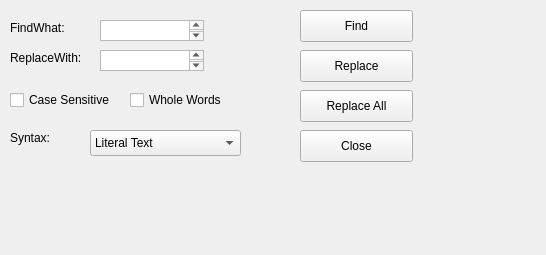
<?xml version="1.0" encoding="UTF-8"?>
<ui version="4.0">
 <class>Form</class>
 <widget class="QWidget" name="Form">
  <property name="geometry">
   <rect>
    <x>0</x>
    <y>0</y>
    <width>546</width>
    <height>255</height>
   </rect>
  </property>
  <property name="windowTitle">
   <string>Form</string>
  </property>
  <widget class="QLabel" name="label">
   <property name="geometry">
    <rect>
     <x>10</x>
     <y>20</y>
     <width>71</width>
     <height>16</height>
    </rect>
   </property>
   <property name="text">
    <string>FindWhat:</string>
   </property>
  </widget>
  <widget class="QLabel" name="label_2">
   <property name="geometry">
    <rect>
     <x>10</x>
     <y>50</y>
     <width>111</width>
     <height>16</height>
    </rect>
   </property>
   <property name="text">
    <string>ReplaceWith:</string>
   </property>
  </widget>
  <widget class="QLabel" name="label_3">
   <property name="geometry">
    <rect>
     <x>10</x>
     <y>130</y>
     <width>60</width>
     <height>16</height>
    </rect>
   </property>
   <property name="text">
    <string>Syntax:</string>
   </property>
  </widget>
  <widget class="QCheckBox" name="checkBox">
   <property name="geometry">
    <rect>
     <x>10</x>
     <y>90</y>
     <width>131</width>
     <height>20</height>
    </rect>
   </property>
   <property name="text">
    <string>Case Sensitive</string>
   </property>
  </widget>
  <widget class="QCheckBox" name="checkBox_2">
   <property name="geometry">
    <rect>
     <x>130</x>
     <y>90</y>
     <width>121</width>
     <height>20</height>
    </rect>
   </property>
   <property name="text">
    <string>Whole Words</string>
   </property>
  </widget>
  <widget class="QTextEdit" name="textEdit">
   <property name="geometry">
    <rect>
     <x>100</x>
     <y>20</y>
     <width>104</width>
     <height>21</height>
    </rect>
   </property>
  </widget>
  <widget class="QPlainTextEdit" name="plainTextEdit">
   <property name="geometry">
    <rect>
     <x>100</x>
     <y>50</y>
     <width>104</width>
     <height>21</height>
    </rect>
   </property>
  </widget>
  <widget class="QComboBox" name="comboBox">
   <property name="geometry">
    <rect>
     <x>90</x>
     <y>130</y>
     <width>151</width>
     <height>26</height>
    </rect>
   </property>
   <item>
    <property name="text">
     <string>Literal Text</string>
    </property>
   </item>
   <item>
    <property name="text">
     <string>Regualr Expression</string>
    </property>
   </item>
  </widget>
  <widget class="QPushButton" name="pushButton">
   <property name="geometry">
    <rect>
     <x>300</x>
     <y>10</y>
     <width>113</width>
     <height>32</height>
    </rect>
   </property>
   <property name="text">
    <string>Find</string>
   </property>
  </widget>
  <widget class="QPushButton" name="pushButton_2">
   <property name="geometry">
    <rect>
     <x>300</x>
     <y>90</y>
     <width>113</width>
     <height>32</height>
    </rect>
   </property>
   <property name="text">
    <string>Replace All</string>
   </property>
  </widget>
  <widget class="QPushButton" name="pushButton_3">
   <property name="geometry">
    <rect>
     <x>300</x>
     <y>130</y>
     <width>113</width>
     <height>32</height>
    </rect>
   </property>
   <property name="text">
    <string>Close</string>
   </property>
  </widget>
  <widget class="QPushButton" name="pushButton_4">
   <property name="geometry">
    <rect>
     <x>300</x>
     <y>50</y>
     <width>113</width>
     <height>32</height>
    </rect>
   </property>
   <property name="text">
    <string>Replace</string>
   </property>
  </widget>
 </widget>
 <resources/>
 <connections/>
</ui>
